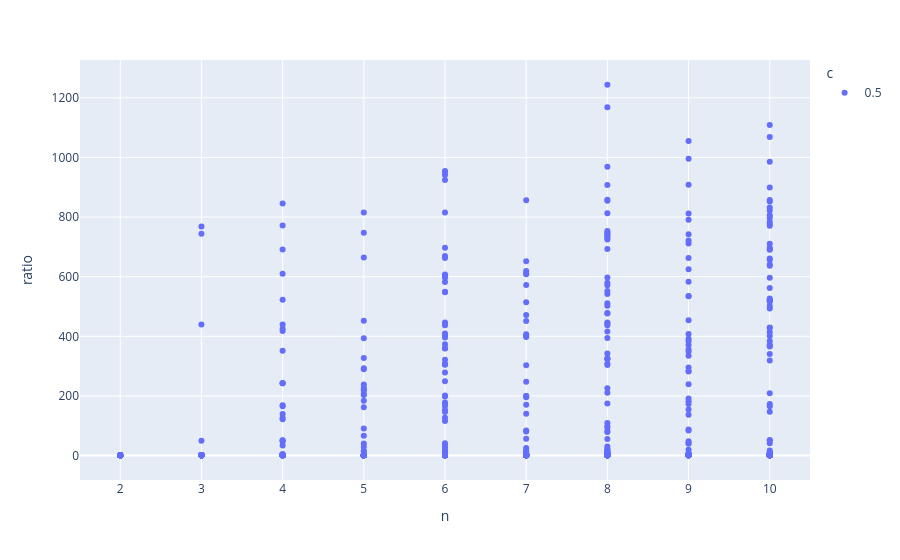

Notebook source saved alongside this figure:
### Code cell
df_im = df.copy()
df_im["n"] = df_im["n"].astype(str)
df_im["c"] = df_im["c"].astype(str)
px.scatter(df_im, x="n", y="ratio", color="c", hover_data=["run"])

### Figure 1 — Plotly figure (JSON) as saved in the notebook; plotly's stock layout.template omitted (floating-point values rounded to 4 significant figures; data arrays with more than 128 entries replaced by an {"elided": "..."} marker saying what was removed)
{"data": [{"customdata": {"elided": "900x1 int values"}, "hovertemplate": "c=0.5<br>n=%{x}<br>ratio=%{y}<br>run=%{customdata[0]}<extra></extra>", "legendgroup": "0.5", "marker": {"color": "#636efa", "symbol": "circle"}, "mode": "markers", "name": "0.5", "orientation": "v", "showlegend": true, "type": "scatter", "x": {"elided": "900 str values"}, "xaxis": "x", "y": {"elided": "900 float values"}, "yaxis": "y"}], "layout": {"legend": {"title": {"text": "c"}, "tracegroupgap": 0}, "margin": {"t": 60}, "xaxis": {"anchor": "y", "domain": [0, 1], "title": {"text": "n"}}, "yaxis": {"anchor": "x", "domain": [0, 1], "title": {"text": "ratio"}}}}
